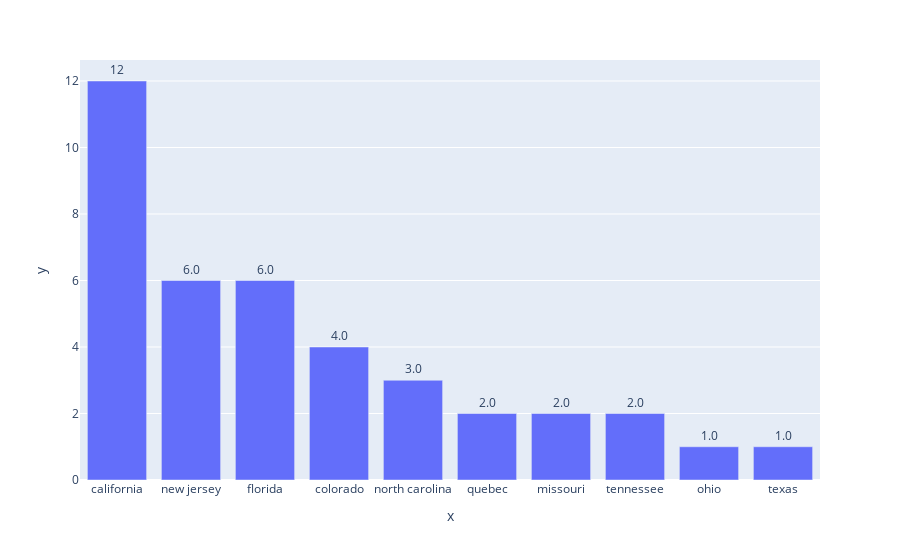

The notebook cell this image was saved under:
### Code cell
from_state_counter = Counter(from_state_name)
x, y = map(list, zip(*from_state_counter.most_common(10)))

fig = px.bar(x=x,y=y,text=y,labels="Entity")

fig.update_traces(texttemplate='%{text:.2s}', textposition='outside')
fig.update_layout(uniformtext_minsize=8, uniformtext_mode='hide')
fig.show()

### Figure 1 — Plotly figure (JSON) as saved in the notebook; plotly's stock layout.template omitted (floating-point values rounded to 4 significant figures)
{"data": [{"alignmentgroup": "True", "hovertemplate": "x=%{x}<br>y=%{y}<br>text=%{text}<extra></extra>", "legendgroup": "", "marker": {"color": "#636efa", "pattern": {"shape": ""}}, "name": "", "offsetgroup": "", "orientation": "v", "showlegend": false, "text": [12, 6, 6, 4, 3, 2, 2, 2, 1, 1], "textposition": "outside", "texttemplate": "%{text:.2s}", "type": "bar", "x": ["california", "new jersey", "florida", "colorado", "north carolina", "quebec", "missouri", "tennessee", "ohio", "texas"], "xaxis": "x", "y": [12, 6, 6, 4, 3, 2, 2, 2, 1, 1], "yaxis": "y"}], "layout": {"barmode": "relative", "legend": {"tracegroupgap": 0}, "margin": {"t": 60}, "uniformtext": {"minsize": 8, "mode": "hide"}, "xaxis": {"anchor": "y", "domain": [0, 1], "title": {"text": "x"}}, "yaxis": {"anchor": "x", "domain": [0, 1], "title": {"text": "y"}}}}
